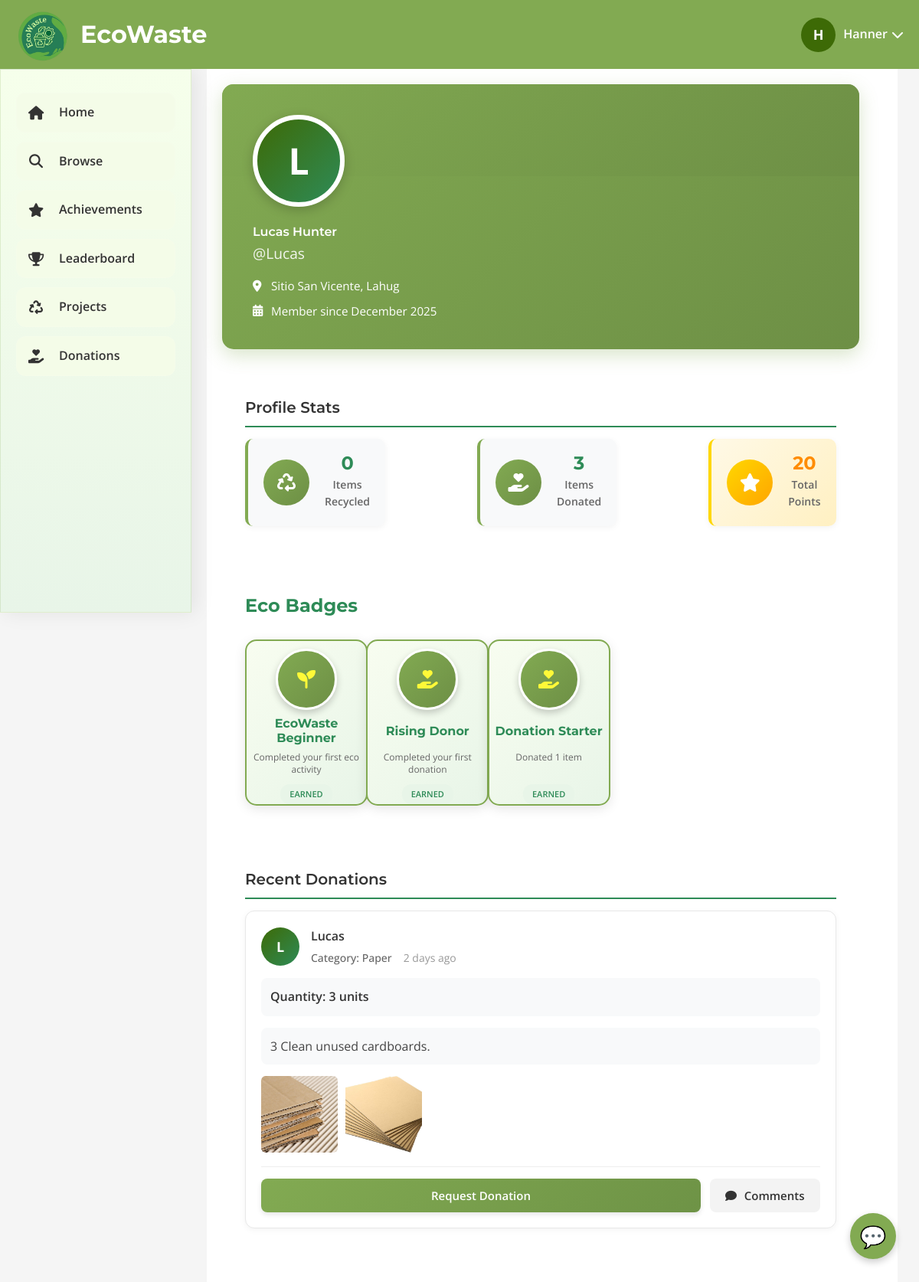
Screenshot of /profile_view.php?user_id=21 (signed in) with the database file from the repository.
### tables this page shows
CREATE TABLE `users` (
  `user_id` int(11) NOT NULL,
  `google_id` varchar(255) DEFAULT NULL,
  `email` varchar(100) NOT NULL,
  `password_hash` varchar(255) DEFAULT NULL,
  `first_name` varchar(50) NOT NULL,
  `middle_name` varchar(50) DEFAULT NULL,
  `last_name` varchar(50) NOT NULL,
  `avatar` varchar(500) DEFAULT NULL,
  `contact_number` varchar(20) NOT NULL,
  `address` text NOT NULL,
  `city` varchar(50) NOT NULL,
  `zip_code` varchar(20) NOT NULL,
  `created_at` timestamp NOT NULL DEFAULT current_timestamp(),
  `points` int(11) DEFAULT 0,
  `verification_code` varchar(10) DEFAULT NULL,
  `verified` tinyint(1) DEFAULT 0,
  `remember_token` varchar(255) DEFAULT NULL,
  `token_expiry` datetime DEFAULT NULL,
  `is_verified` tinyint(1) DEFAULT 0,
  `verification_token` varchar(100) DEFAULT NULL
);

CREATE TABLE `user_stats` (
  `stat_id` int(11) NOT NULL,
  `user_id` int(11) NOT NULL,
  `projects_completed` int(11) DEFAULT 0,
  `achievements_earned` int(11) DEFAULT 0,
  `badges_earned` int(11) DEFAULT 0,
  `items_donated` int(11) DEFAULT 0,
  `items_recycled` int(11) DEFAULT 0,
  `plastic_recycled` int(11) DEFAULT 0,
  `paper_recycled` int(11) DEFAULT 0,
  `glass_recycled` int(11) DEFAULT 0,
  `metal_recycled` int(11) DEFAULT 0,
  `points` int(11) DEFAULT 0,
  `projects_created` int(11) DEFAULT 0,
  `total_points` int(11) NOT NULL DEFAULT 0
);

CREATE TABLE `badges` (
  `badge_id` int(11) NOT NULL,
  `badge_name` varchar(50) NOT NULL,
  `description` text DEFAULT NULL,
  `icon` varchar(50) DEFAULT 'fas fa-award',
  `points_required` int(11) NOT NULL
);

CREATE TABLE `donations` (
  `donation_id` int(11) NOT NULL,
  `donor_id` int(11) NOT NULL,
  `item_name` varchar(255) NOT NULL,
  `category` varchar(100) DEFAULT NULL,
  `subcategory` varchar(255) DEFAULT NULL,
  `quantity` int(11) NOT NULL,
  `total_quantity` int(11) NOT NULL,
  `status` varchar(50) DEFAULT 'Available',
  `donated_at` datetime DEFAULT current_timestamp(),
  `claimed_by_name` varchar(255) DEFAULT NULL,
  `project_name` varchar(255) DEFAULT NULL,
  `delivered_at` datetime DEFAULT NULL,
  `requested_by` int(11) DEFAULT NULL,
  `requested_at` datetime DEFAULT NULL,
  `receiver_id` int(11) DEFAULT NULL,
  `received_at` datetime DEFAULT NULL,
  `donor_name` varchar(255) DEFAULT NULL,
  `image_path` varchar(255) DEFAULT NULL,
  `description` text DEFAULT NULL
);

### profile_view.php (the view, shortened to what the rows shown need)
<?php
$viewed_user_id = isset($_GET['user_id']) ? (int)$_GET['user_id'] : 0;
$conn = getDBConnection();
$stmt = $conn->prepare("SELECT * FROM users WHERE user_id = ?");
$stmt->bind_param("i", $viewed_user_id);
$stmt->execute();
$viewed_user = $stmt->get_result()->fetch_assoc();
$stmt = $conn->prepare("SELECT * FROM users WHERE user_id = ?");
$stmt->bind_param("i", $_SESSION['user_id']);
$stmt->execute();
$current_user = $stmt->get_result()->fetch_assoc();
$viewed_user_stats = $conn->query("SELECT * FROM user_stats WHERE user_id = $viewed_user_id")->fetch_assoc() ?? [];
$viewed_user_donations = [];
$result = $conn->query("SELECT * FROM donations WHERE donor_id = $viewed_user_id ORDER BY donated_at DESC LIMIT 10");
while ($row = $result->fetch_assoc()) $viewed_user_donations[] = $row;
function getTimeAgo($timestamp) {
    $currentTime = time();
    $timeDiff = $currentTime - strtotime($timestamp);
    if ($timeDiff < 60) {
        return 'just now';
    } elseif ($timeDiff < 3600) {
        $minutes = floor($timeDiff / 60);
        return $minutes . ' min ago';
    } elseif ($timeDiff < 86400) {
        $hours = floor($timeDiff / 3600);
        return $hours . ' hour' . ($hours > 1 ? 's' : '') . ' ago';
    } elseif ($timeDiff < 2592000) {
        $days = floor($timeDiff / 86400);
        return $days . ' day' . ($days > 1 ? 's' : '') . ' ago';
    } else {
        return date('M d, Y', strtotime($timestamp));
    }
}
?>
<!DOCTYPE html>
<html lang="en">
<head>
    <link rel="stylesheet" href="assets/css/profile_view.css">
    <link rel="stylesheet" href="https://cdnjs.cloudflare.com/ajax/libs/font-awesome/6.4.0/css/all.min.css">
</head>
<body>
    <header>
        <div class="logo-container">
            <h1>EcoWaste</h1>
        </div>
        <div class="user-profile" id="userProfile">
            <div class="profile-pic">
                <?= strtoupper(substr(htmlspecialchars($current_user['first_name'] ?? 'U'), 0, 1)) ?>
            </div>
            <span class="profile-name"><?= htmlspecialchars($current_user['first_name'] ?? 'User') ?></span>
            <i class="fas fa-chevron-down dropdown-arrow"></i>
        </div>
    </header>
    <div class="container">
        <main class="main-content">
            <div class="combined-layout">
                <div class="main-content-column">
                    <div class="profile-header">
                        <div class="profile-cover">
                            <div class="profile-avatar">
                                <div class="avatar-circle">
                                    <?= strtoupper(substr(htmlspecialchars($viewed_user['first_name'] ?? 'U'), 0, 1)) ?>
                                </div>
                            </div>
                        </div>
                        <div class="profile-info">
                            <h1 class="profile-name"><?= htmlspecialchars(($viewed_user['first_name'] ?? 'User') . ' ' . ($viewed_user['last_name'] ?? '')) ?></h1>
                            <p class="profile-username">@<?= htmlspecialchars($viewed_user['first_name'] ?? 'User') ?></p>
                            <div class="profile-location">
                                <i class="fas fa-map-marker-alt"></i>
                                <span><?= htmlspecialchars($viewed_user['address'] ?? 'Address not provided') ?></span>
                            </div>
                            <div class="member-since-profile">
                                <i class="fas fa-calendar-alt"></i>
                                <span>Member since
                                    <?php
                                        if (!empty($viewed_user['created_at'])) {
                                            echo htmlspecialchars(date('F Y', strtotime($viewed_user['created_at'])));
                                        } else {
                                            echo 'Unknown date';
                                        }
                                    ?>
                                </span>
                            </div>
                        </div>
                    </div>
                    <div class="profile-section">
                        <h2 class="section-title">Profile Stats</h2>
                        <div class="profile-stats-grid">
                            <div class="stat-card">
                                <div class="stat-content">
                                    <div class="stat-value"><?= htmlspecialchars($viewed_user_stats['items_recycled'] ?? 0) ?></div>
                                    <div class="stat-label">Items Recycled</div>
                                </div>
                            </div>
                            <div class="stat-card">
                                <div class="stat-content">
                                    <div class="stat-value"><?= htmlspecialchars($viewed_user_stats['items_donated'] ?? 0) ?></div>
                                    <div class="stat-label">Items Donated</div>
                                </div>
                            </div>
                            <div class="stat-card highlight">
                                <div class="stat-content">
                                    <div class="stat-value"><?= htmlspecialchars($viewed_user['points'] ?? 0) ?></div>
                                    <div class="stat-label">Total Points</div>
                                </div>
                            </div>
                        </div>
                    </div>
                    <div class="profile-section">
                        <div class="badges-section-header">
                            <h2 class="badges-section-title">Eco Badges</h2>
                        </div>
                        <div class="badges-container">
                            <div class="badges-grid limited" id="badgesGrid">
                            <?php
                            $stmt = $conn->prepare("
                                SELECT b.badge_id, b.badge_name, b.description, b.icon
                                FROM user_badges ub
                                JOIN badges b ON ub.badge_id = b.badge_id
                                WHERE ub.user_id = ?
                                ORDER BY b.badge_id ASC
                            ");
                            $stmt->bind_param("i", $viewed_user_id);
                            $stmt->execute();
                            $result = $stmt->get_result();
                            $display_limit = 4;
                            if ($result->num_rows === 0):
                            ?>
                                <div class="no-content">No badges earned yet. Start recycling and donating to earn badges!</div>
                            <?php
                            else:
                                $badge_count = 0;
                                while ($badge = $result->fetch_assoc()):
                                    $badge_count++;
                                    $badge_class = '';
                                    if ($badge_count === 1) $badge_class = 'gold';
                                    elseif ($badge_count === 2) $badge_class = 'silver';
                                    elseif ($badge_count === 3) $badge_class = 'bronze';
                                    if ($badge_count <= $display_limit):
                            ?>
                                <div class="badge-card">
                                    <div class="badge-icon <?= $badge_class ?>">
                                        <i class="<?= htmlspecialchars($badge['icon']); ?>"></i>
                                    </div>
                                    <div class="badge-info">
                                        <h3>
                                            <?= htmlspecialchars($badge['badge_name']); ?>
                                        </h3>
                                        <p>
                                            <?= htmlspecialchars($badge['description']); ?>
                                        </p>
                                        <span class="badge-status earned">
                                            Earned
                                        </span>
                                    </div>
                                </div>
                            <?php
                                    endif;
                                endwhile;
                            endif;
                            ?>
                            </div>
                        </div>
                    </div>
                    <div class="profile-section">
                        <h2 class="section-title">Recent Donations</h2>
                        <?php if (count($viewed_user_donations) === 0): ?>
                            <div class="no-content">No donations yet. Start making donations to help the environment!</div>
                        <?php else: ?>
                            <?php foreach ($viewed_user_donations as $donation): ?>
                            <div class="donation-post">
                                <div class="donation-user-header">
                                    <div class="user-avatar">
                                        <?= strtoupper(substr(htmlspecialchars($viewed_user['first_name'] ?? 'U'), 0, 1)) ?>
                                    </div>
                                    <div class="user-info">
                                        <div class="user-name">
                                            <a href="profile_view.php?user_id=<?= $viewed_user['user_id'] ?>" class="profile-link">
                                                <?= htmlspecialchars($viewed_user['first_name'] ?? 'User') ?>
                                            </a>
                                        </div>
                                        <div class="donation-meta">
                                            <span class="category">Category: <?= htmlspecialchars($donation['category'] ?? 'Unknown') ?></span>
                                            <span class="time-ago">
                                                <?php
                                                    if (!empty($donation['donated_at'])) {
                                                        echo getTimeAgo($donation['donated_at']);
                                                    } else {
                                                        echo 'Unknown time';
                                                    }
                                                ?>
                                            </span>
                                        </div>
                                    </div>
                                </div>
                                <div class="quantity-info">
                                    <div class="quantity-label">Quantity: <?= htmlspecialchars($donation['quantity'] ?? 0) ?> units</div>
                                </div>
                                <?php if (!empty($donation['description'])): ?>
                                <div class="donation-description">
                                    <p><?= nl2br(htmlspecialchars($donation['description'])) ?></p>
                                </div>
                                <?php endif; ?>
                                <?php if (!empty($donation['image_path'])): ?>
                                    <?php
                                    $images = json_decode($donation['image_path'], true);
                                    if (is_array($images) && !empty($images)): ?>
                                        <div class="donation-images">
                                            <?php foreach ($images as $image): ?>
                                                <img src="<?= htmlspecialchars($image) ?>" alt="<?= htmlspecialchars($donation['item_name'] ?? 'Donation') ?>" class="donation-image" onclick="openPhotoZoom('<?= htmlspecialchars($image) ?>')">
                                            <?php endforeach; ?>
                                        </div>
                                    <?php endif; ?>
                                <?php endif; ?>
                                <div class="donation-actions">
                                    <?php if ($donation['donor_id'] == $_SESSION['user_id']): ?>
                                        <button class="comment-btn" data-donation-id="<?= (int)$donation['donation_id'] ?>">
                                            <i class="fas fa-comment"></i> Comments
                                        </button>
                                    <?php else: ?>
                                        <button class="request-btn"
                                                data-donation-id="<?= (int)$donation['donation_id'] ?>"
                                                data-available="<?= (int)$donation['quantity'] ?>"
                                                data-total="<?= (int)$donation['total_quantity'] ?>">
                                            Request Donation
                                        </button>
                                        <button class="comment-btn" data-donation-id="<?= (int)$donation['donation_id'] ?>">
                                            <i class="fas fa-comment"></i> Comments
                                        </button>
                                    <?php endif; ?>
                                </div>
                            </div>
                            <?php endforeach; ?>
                        <?php endif; ?>
                    </div>
                </div>
            </div>
        </main>
    </div>
</body>
</html>

### rows the page displays
users: first_name "H", first_name "Hanner"
users: first_name "L", first_name+last_name "Lucas Hunter", first_name "Lucas", address "Sitio San Vicente, Lahug", created_at "December 2025", points "20"
user_stats: items_recycled "0", items_donated "3"
badges: badge_name "EcoWaste Beginner", description "Completed your first eco activity"
badges: badge_name "Rising Donor", description "Completed your first donation"
badges: badge_name "Donation Starter", description "Donated 1 item"
donations: donor.first_name "L", donor.first_name "Lucas", category "Paper", donated_at "2 days ago", quantity "3", description "3 Clean unused cardboards."
